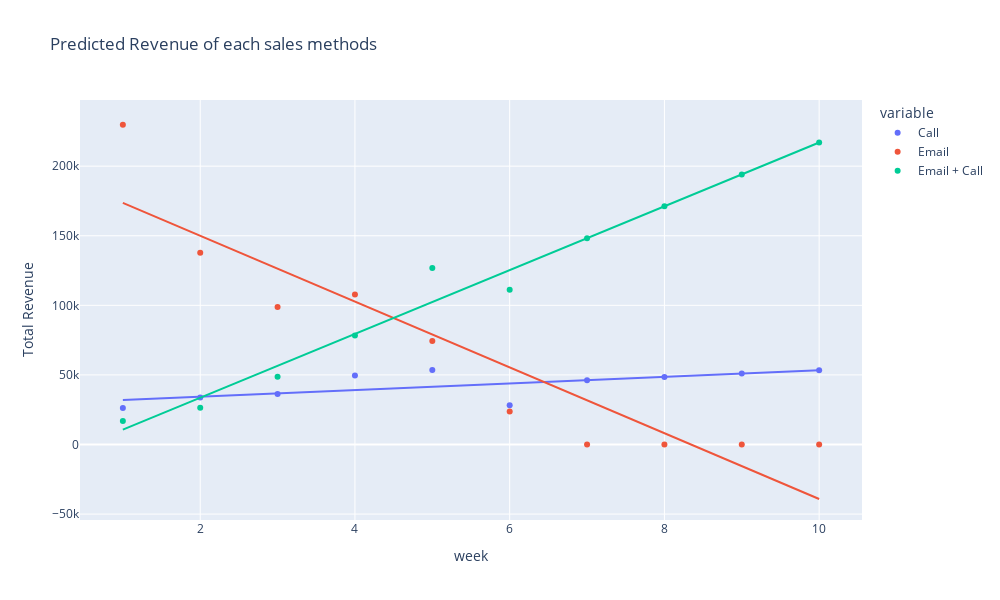

Write notebook code for a chart like this one.
### Code cell
# plot the predicted values    
px.scatter(total_revenue
                      , x = 'week'
                      , y = ['Call', 'Email', 'Email + Call']
                      , trendline = 'ols'
                      , width = 1000
                      , height = 600
                      , title = 'Predicted Revenue of each sales methods'
).update_layout(
    yaxis_title="Total Revenue"
)
plt.show()

### Figure 1 — Plotly figure (JSON) as saved in the notebook; plotly's stock layout.template omitted (floating-point values rounded to 4 significant figures)
{"data": [{"hovertemplate": "variable=Call<br>week=%{x}<br>value=%{y}<extra></extra>", "legendgroup": "Call", "marker": {"color": "#636efa", "symbol": "circle"}, "mode": "markers", "name": "Call", "orientation": "v", "showlegend": true, "type": "scatter", "x": [1, 2, 3, 4, 5, 6, 7, 8, 9, 10], "xaxis": "x", "y": [26160.0, 33790.0, 36250.0, 49540.0, 53520.0, 28250.0, 46210.0, 48580.0, 50950.0, 53320.0], "yaxis": "y"}, {"hovertemplate": "<b>OLS trendline</b><br>value = 2369.81 * week + 29624.5<br>R<sup>2</sup>=0.465622<br><br>variable=Call<br>week=%{x}<br>value=%{y} <b>(trend)</b><extra></extra>", "legendgroup": "Call", "marker": {"color": "#636efa", "symbol": "circle"}, "mode": "lines", "name": "Call", "showlegend": false, "type": "scatter", "x": [1, 2, 3, 4, 5, 6, 7, 8, 9, 10], "xaxis": "x", "y": [31990.0, 34360.0, 36730.0, 39100.0, 41470.0, 43840.0, 46210.0, 48580.0, 50950.0, 53320.0], "yaxis": "y"}, {"hovertemplate": "variable=Email<br>week=%{x}<br>value=%{y}<extra></extra>", "legendgroup": "Email", "marker": {"color": "#EF553B", "symbol": "circle"}, "mode": "markers", "name": "Email", "orientation": "v", "showlegend": true, "type": "scatter", "x": [1, 2, 3, 4, 5, 6, 7, 8, 9, 10], "xaxis": "x", "y": [229800.0, 137800.0, 98790.0, 107800.0, 74370.0, 23710.0, 0, 0, 0, 0], "yaxis": "y"}, {"hovertemplate": "<b>OLS trendline</b><br>value = -23639 * week + 197237<br>R<sup>2</sup>=0.852733<br><br>variable=Email<br>week=%{x}<br>value=%{y} <b>(trend)</b><extra></extra>", "legendgroup": "Email", "marker": {"color": "#EF553B", "symbol": "circle"}, "mode": "lines", "name": "Email", "showlegend": false, "type": "scatter", "x": [1, 2, 3, 4, 5, 6, 7, 8, 9, 10], "xaxis": "x", "y": [173600.0, 150000.0, 126300.0, 102700.0, 79040.0, 55400.0, 31760.0, 8124.0, -15510.0, -39150.0], "yaxis": "y"}, {"hovertemplate": "variable=Email + Call<br>week=%{x}<br>value=%{y}<extra></extra>", "legendgroup": "Email + Call", "marker": {"color": "#00cc96", "symbol": "circle"}, "mode": "markers", "name": "Email + Call", "orientation": "v", "showlegend": true, "type": "scatter", "x": [1, 2, 3, 4, 5, 6, 7, 8, 9, 10], "xaxis": "x", "y": [16890.0, 26380.0, 48740.0, 78300.0, 126800.0, 111200.0, 148300.0, 171200.0, 194100.0, 217000.0], "yaxis": "y"}, {"hovertemplate": "<b>OLS trendline</b><br>value = 22919.8 * week + -12176.5<br>R<sup>2</sup>=0.978551<br><br>variable=Email + Call<br>week=%{x}<br>value=%{y} <b>(trend)</b><extra></extra>", "legendgroup": "Email + Call", "marker": {"color": "#00cc96", "symbol": "circle"}, "mode": "lines", "name": "Email + Call", "showlegend": false, "type": "scatter", "x": [1, 2, 3, 4, 5, 6, 7, 8, 9, 10], "xaxis": "x", "y": [10740.0, 33660.0, 56580.0, 79500.0, 102400.0, 125300.0, 148300.0, 171200.0, 194100.0, 217000.0], "yaxis": "y"}], "layout": {"height": 600, "legend": {"title": {"text": "variable"}, "tracegroupgap": 0}, "title": {"text": "Predicted Revenue of each sales methods"}, "width": 1000, "xaxis": {"anchor": "y", "domain": [0, 1], "title": {"text": "week"}}, "yaxis": {"anchor": "x", "domain": [0, 1], "title": {"text": "Total Revenue"}}}}
